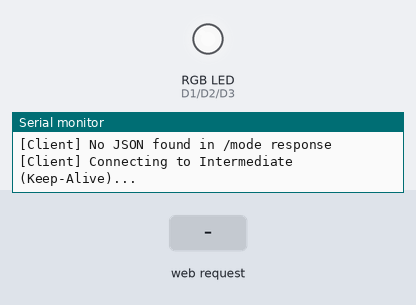
Bench run of a sketch on a simulated ESP8266 (NodeMCU). Parts: an RGB LED mixed from three pins (HIGH = lit), the last lines printed to the serial monitor. The inputs (shaded band) are chosen by the test bench. Dim RGB values are drawn brighter than linear; WiFi joins after 1.5 s; servers stay silent unless stated; uploads are accepted with an empty reply.

Above: at 2.7 s.
2.8 s: HTTP request GET /set?r=off received
At 3.66 s:
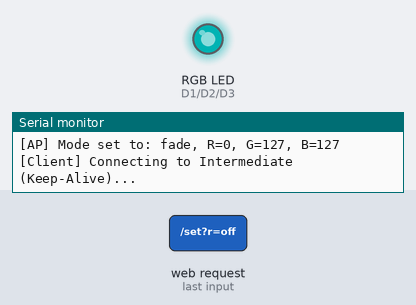
5.8 s: HTTP request GET /set?mode=off received
At 6.7 s:
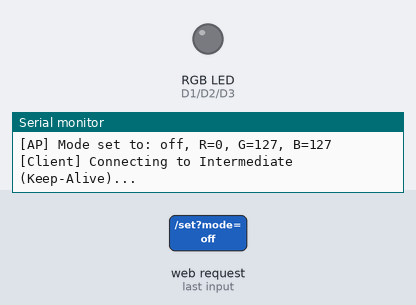
7.3 s: HTTP request GET /set?mode=color received
At 7.9 s:
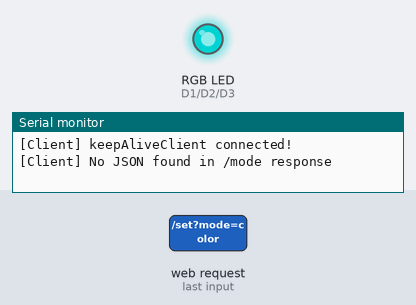
Timing chart, 0 to 10.3 s (numbered marks = the images above; inputs shaded):
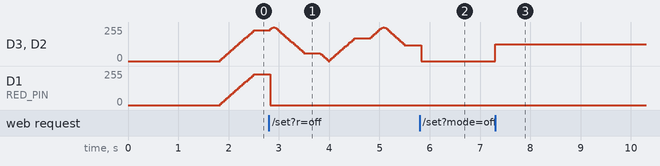

The sketch:

handlight.ino
```cpp
/******************************************************
 * ESP8266 Client (Lamp) - Keep-Alive + AP 模式 範例
 ******************************************************/
#include <ESP8266WiFi.h>
#include <WiFiClient.h>
#include <ESP8266WebServer.h> // 開本地 WebServer
#include <ArduinoJson.h>      // 建議使用 ArduinoJson (v6)

// ------ 中繼站 AP 資訊 ------
const char* AP_SSID     = "Zone_7_AP";
const char* AP_PASSWORD = "12345678";

// ------ 中繼站 AP IP (預設 192.168.4.1) ------
IPAddress intermediateIP(192,168,4,1);
const int INTERMEDIATE_PORT = 80;

// ------ 本裝置同時也開啟 AP ------
const char* LAMP_AP_SSID     = "YoMama";    // 這是給使用者連的 AP 名稱
const char* LAMP_AP_PASSWORD = "";    // AP 密碼 (可自行更改，也可空字串)

// ------ 建立本地 WebServer 用於 AP 模式 ------
ESP8266WebServer localServer(80);

// ------ RGB LED 接腳 ------
const int RED_PIN   = D1;
const int GREEN_PIN = D2;
const int BLUE_PIN  = D3;

// ------ 模式參數 ------
String currentMode = "fade";
int currentR = 127, currentG = 127, currentB = 127;

// ------ Keep-Alive 用 ------
WiFiClient keepAliveClient;  // 維持和中繼站的連線

// ------ 定期詢問中繼站 /mode ------
unsigned long lastPollTime = 0;
unsigned long pollInterval = 1000; // 每 1 秒詢問一次

// ------ Blink ------
bool  isBlinkOn = false;
long  lastBlinkTime = 0;
int   blinkInterval = 500; // ms

// ------ Fade (呼吸) ------
int   fadeValue = 0;
int   fadeStep  = 50;
long  lastFadeTime = 0;
int   fadeInterval = 3;

// -------------------------------------------------------
//  初始化
// -------------------------------------------------------
void setup() {
  Serial.begin(115200);
  Serial.println("\n[Client] Start");

  // 同時啟用 AP + Station 模式
  WiFi.mode(WIFI_AP_STA);

  // 啟用本裝置 AP
  startLocalAP();

  // 嘗試連線到指定的中繼站 (Station)
  connectToAP();

  // 在 AP 狀態下跑一個簡易的 WebServer
  setupLocalServer();
}

// -------------------------------------------------------
//  主迴圈
// -------------------------------------------------------
void loop() {
  // 讓 AP 端的 WebServer 持續處理用戶端要求
  localServer.handleClient();

  // 若 AP 斷線，就維持 standby 動畫並定期重試
  if (WiFi.status() != WL_CONNECTED) {
    // 呼吸燈 (表示尚未連到中繼站)
    static unsigned long lastRetry = 0;
    if (millis() - lastRetry > 5000) {
      lastRetry = millis();
      connectToAP(); // 再嘗試連線中繼站
    }
  }
  else {
    // 已連上中繼站，定期向中繼站詢問 mode
    unsigned long now = millis();
    if (now - lastPollTime > pollInterval) {
      lastPollTime = now;
      fetchCurrentMode();
    }
  }

  // 根據 currentMode 驅動 LED
  updateLED();
}

// -------------------------------------------------------
//  啟動本裝置 AP
// -------------------------------------------------------
void startLocalAP() {
  IPAddress myAPIP(192, 168, 5, 1);
  IPAddress gateway(192, 168, 5, 1);
  IPAddress subnet(255, 255, 255, 0);
  WiFi.softAPConfig(myAPIP, gateway, subnet);

  bool result = WiFi.softAP(LAMP_AP_SSID, LAMP_AP_PASSWORD);
  if (result) {
    Serial.printf("[Client] AP (%s) started. IP: %s\n",
                  LAMP_AP_SSID, WiFi.softAPIP().toString().c_str());
  } else {
    Serial.println("[Client] Failed to start AP!");
  }
}

// -------------------------------------------------------
//  嘗試連線到中繼站 AP
// -------------------------------------------------------
void connectToAP() {
  Serial.printf("[Client] Connecting to AP: %s\n", AP_SSID);
  WiFi.begin(AP_SSID, AP_PASSWORD);

  unsigned long start = millis();
  bool connected = false;
  while (millis() - start < 5000) { // 最多等 5 秒
    if (WiFi.status() == WL_CONNECTED) {
      connected = true;
      break;
    }
    delay(100);
    Serial.print(".");
  }
  Serial.println();

  if (connected) {
    Serial.println("[Client] AP Connected!");
    Serial.print("[Client] IP (Station): ");
    Serial.println(WiFi.localIP());
  } else {
    Serial.println("[Client] Connect timeout.");
  }
}

// -------------------------------------------------------
//  本地 WebServer (AP 模式) 初始化
// -------------------------------------------------------
void setupLocalServer() {
  // 設定根目錄，顯示簡單的 HTML 設定頁面
  localServer.on("/", HTTP_GET, [](){
    String html = "<!DOCTYPE html><html><head><meta charset='utf-8'>"
                  "<title>ESP Lamp Control</title></head><body>"
                  "<h2>ESP Lamp Control</h2>"
                  "<form action='/set' method='GET'>"
                    "<label>Mode: </label>"
                    "<select name='mode'>"
                      "<option value='off'>Off</option>"
                      "<option value='color'>Color</option>"
                      "<option value='blink'>Blink</option>"
                      "<option value='fade'>Fade</option>"
                    "</select><br/><br/>"
                    "<label>R: </label><input type='number' name='r' min='0' max='255' value='0'><br/>"
                    "<label>G: </label><input type='number' name='g' min='0' max='255' value='0'><br/>"
                    "<label>B: </label><input type='number' name='b' min='0' max='255' value='0'><br/><br/>"
                    "<input type='submit' value='Set'>"
                  "</form>"
                  "</body></html>";
    localServer.send(200, "text/html", html);
  });

  // 處理 /set?mode=xxx&r=xxx&g=xxx&b=xxx
  localServer.on("/set", HTTP_GET, [](){
    if (localServer.hasArg("mode")) {
      currentMode = localServer.arg("mode");
    }
    if (localServer.hasArg("r")) {
      currentR = localServer.arg("r").toInt();
    }
    if (localServer.hasArg("g")) {
      currentG = localServer.arg("g").toInt();
    }
    if (localServer.hasArg("b")) {
      currentB = localServer.arg("b").toInt();
    }
    // 確認已接收並回應
    String resp = "Mode set to: " + currentMode +
                  ", R=" + String(currentR) +
                  ", G=" + String(currentG) +
                  ", B=" + String(currentB);
    localServer.send(200, "text/plain", resp);
    Serial.println("[AP] " + resp);
  });

  // 未匹配的 URL
  localServer.onNotFound([](){
    localServer.send(404, "text/plain", "Not found");
  });

  // 啟動 WebServer
  localServer.begin();
  Serial.println("[Client] Local WebServer started");
}

// -------------------------------------------------------
//  確保跟中繼站(192.168.4.1:80)保持連線
// -------------------------------------------------------
bool ensureKeepAliveConnected() {
  if (keepAliveClient.connected()) {
    return true; // 已連線
  }

  Serial.println("[Client] Connecting to Intermediate (Keep-Alive)...");
  if (!keepAliveClient.connect(intermediateIP, INTERMEDIATE_PORT)) {
    Serial.println("[Client] connect failed!");
    return false;
  }
  Serial.println("[Client] keepAliveClient connected!");
  return true;
}

// -------------------------------------------------------
//  向中繼站發送 GET /mode，解析並更新 currentMode / R / G / B
// -------------------------------------------------------
void fetchCurrentMode() {
  if (!ensureKeepAliveConnected()) {
    return;
  }

  // 發送 HTTP 請求
  keepAliveClient.print(
    String("GET /mode HTTP/1.1\r\n") +
    "Host: 192.168.4.1\r\n" +
    "Connection: keep-alive\r\n" + // 關鍵：要求保持連線
    "\r\n"
  );

  // 讀取回應
  unsigned long start = millis();
  String response;
  while (millis() - start < 2000) {
    while (keepAliveClient.available()) {
      char c = keepAliveClient.read();
      response += c;
    }
    // 偵測到 HTTP header 結束 (空行)
    if (response.indexOf("\r\n\r\n") != -1) {
      // 稍等一下讀 Body
      delay(50);
      while (keepAliveClient.available()) {
        char c = keepAliveClient.read();
        response += c;
      }
      break;
    }
  }

  if (response.length() == 0) {
    // 可能連線被中繼站關了
    Serial.println("[Client] Empty response, forcing stop()");
    keepAliveClient.stop();
    return;
  }

  // 在回應裡找 JSON
  int jsonStart = response.indexOf("{");
  int jsonEnd   = response.lastIndexOf("}");
  if (jsonStart < 0 || jsonEnd < 0) {
    Serial.println("[Client] No JSON found in /mode response");
    return;
  }
  String jsonStr = response.substring(jsonStart, jsonEnd + 1);

  // 解析 JSON
  parseModeJson(jsonStr);
}

// -------------------------------------------------------
//  解析中繼站的 JSON (mode / r / g / b)
// -------------------------------------------------------
void parseModeJson(const String &jsonStr) {
  StaticJsonDocument<256> doc;
  DeserializationError err = deserializeJson(doc, jsonStr);
  if (err) {
    Serial.println("[Client] JSON parse error");
    return;
  }

  if (doc.containsKey("mode")) {
    currentMode = doc["mode"].as<String>();
  }
  if (doc.containsKey("r")) {
    currentR = doc["r"];
  }
  if (doc.containsKey("g")) {
    currentG = doc["g"];
  }
  if (doc.containsKey("b")) {
    currentB = doc["b"];
  }
  Serial.printf("[Client] /mode => mode=%s, R=%d, G=%d, B=%d\n",
                currentMode.c_str(), currentR, currentG, currentB);
}

// -------------------------------------------------------
//  根據 currentMode 驅動 RGB LED
// -------------------------------------------------------
void updateLED() {
  if (currentMode == "off") {
    analogWrite(RED_PIN,   0);
    analogWrite(GREEN_PIN, 0);
    analogWrite(BLUE_PIN,  0);
  }
  else if (currentMode == "color") {
    analogWrite(RED_PIN,   (int)map(currentR, 0, 255, 0, 1023));
    analogWrite(GREEN_PIN, (int)map(currentG, 0, 255, 0, 1023));
    analogWrite(BLUE_PIN,  (int)map(currentB, 0, 255, 0, 1023));
  }
  else if (currentMode == "blink") {
    long now = millis();
    if (now - lastBlinkTime >= blinkInterval) {
      lastBlinkTime = now;
      isBlinkOn = !isBlinkOn;
    }
    if (isBlinkOn) {
      analogWrite(RED_PIN,   (int)map(currentR, 0, 255, 0, 1023));
      analogWrite(GREEN_PIN, (int)map(currentG, 0, 255, 0, 1023));
      analogWrite(BLUE_PIN,  (int)map(currentB, 0, 255, 0, 1023));
    } else {
      analogWrite(RED_PIN,   0);
      analogWrite(GREEN_PIN, 0);
      analogWrite(BLUE_PIN,  0);
    }
  }
  else if (currentMode == "fade") {
  static long lastTime = 0;
  static int  standbyFade = 0;
  static int  standbyStep = 5;

  long now = millis();
  if (now - lastTime >= 30) {
    lastTime = now;
    standbyFade += standbyStep;
    if (standbyFade >= 127 || standbyFade <= 0) {
      standbyStep = -standbyStep;
    }
  }
    int pwmR = (int)map(standbyFade, 0, currentR, 0, 1023);
    int pwmG = (int)map(standbyFade, 0, currentG, 0, 1023);
    int pwmB = (int)map(standbyFade, 0, currentB, 0, 1023);
  analogWrite(RED_PIN,   pwmR);
  analogWrite(GREEN_PIN, pwmG);
  analogWrite(BLUE_PIN,  pwmB);
  }
  // ... 其他模式可擴充
}

// -------------------------------------------------------
//  待機呼吸 (尚未連到中繼站時)
// -------------------------------------------------------
void standbyBreathing() {
  static long lastTime = 0;
  static int  standbyFade = 0;
  static int  standbyStep = 5;

  long now = millis();
  if (now - lastTime >= 30) {
    lastTime = now;
    standbyFade += standbyStep;
    if (standbyFade >= 127 || standbyFade <= 0) {
      standbyStep = -standbyStep;
    }
  }
  int pwm = map(standbyFade, 0, 255, 0, 1023);
  analogWrite(RED_PIN,   pwm);
  analogWrite(GREEN_PIN, pwm);
  analogWrite(BLUE_PIN,  pwm);
}
```

Measured:
- after the input at 7.3 s, D3 (BLUE_PIN), D2 (GREEN_PIN): 0/255 → 126/255 at once
